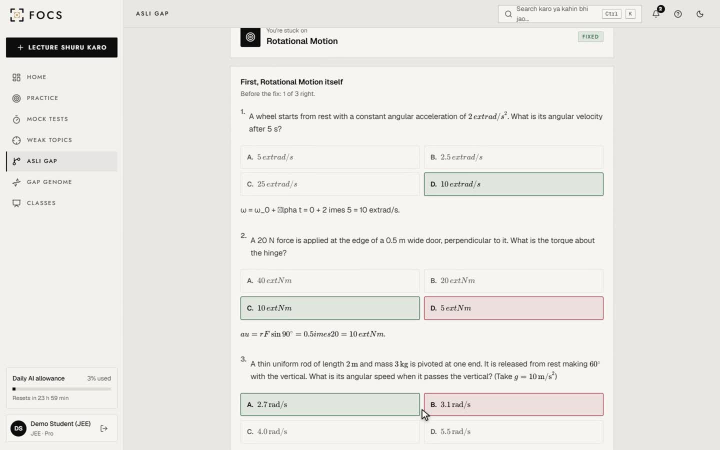
#> input picture pitch/buildathon/deck/img/chain.jpg, 1440 x 900 px (shown at 1/2 size); its folder holds only this picture in this run
$ python -i detector.py   (imports and definitions only)
#> lines starting #> are read from the running program, lines starting #| are printed output that depends on the picture; after the words box and inside, x2 and y2 are one past the last pixel; in counts of white or black regions, pixels touching at a corner belong together
"""Text-line detection.

Primary: PP-OCRv4 DBNet (bundled with rapidocr-onnxruntime, Apache-2.0).
Fallback: a morphology-based line finder that needs nothing but OpenCV.
"""
from __future__ import annotations

import logging

import cv2
import numpy as np

log = logging.getLogger("focs.ocr")


# [28 lines left out: functions order_boxes, crop_quad, not called in this run]


class DBNetDetector:
    name = "dbnet-ppocrv4"
    # Detect on a smaller copy; lines are still read at full resolution. On the real benchmark (59 lecture frames,
    # 2026-11-16, FocsOCR) 1024 px with PP-OCR's own 736 px cap and box_thresh 0.5 missed small and faint lines:
    # 1280 px uncapped with box_thresh 0.4 took CER from 29.7% to 25.2% (handwriting 58% -> 50%), for ~0.1 s a frame.
    # 1600 px read no better; box_thresh 0.3-0.4 were alike. Deskew, CLAHE and inverting dark boards didn't help.
    DETECT_SIDE = 1280
    BOX_THRESH = 0.4
    MAX_LINES = 40      # a busy frame can yield 100+ boxes; the biggest ones carry the board content

    # [24 lines left out: functions __init__, detect, not called in this run]


class MorphDetector:
    """Classical fallback: binarise, smear characters into line blobs, take bounding boxes."""

    name = "morphology"

    def detect(self, img: np.ndarray) -> list[np.ndarray]:
        gray = cv2.cvtColor(img, cv2.COLOR_RGB2GRAY) if img.ndim == 3 else img
        h, w = gray.shape
#> h = 900; w = 1440
        border = np.concatenate([gray[:5].ravel(), gray[-5:].ravel(), gray[:, :5].ravel(), gray[:, -5:].ravel()])
        if np.median(border) < 128:
            gray = 255 - gray
        gray = cv2.createCLAHE(clipLimit=2.0, tileGridSize=(8, 8)).apply(gray)
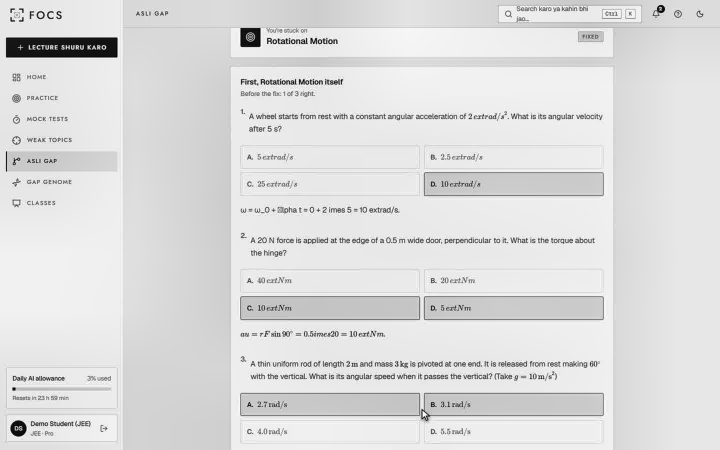
#> gray: shape (900, 1440) (shown at 1/2 size); min 1, max 255, mean 221
        binary = cv2.adaptiveThreshold(gray, 255, cv2.ADAPTIVE_THRESH_GAUSSIAN_C, cv2.THRESH_BINARY_INV, 31, 15)
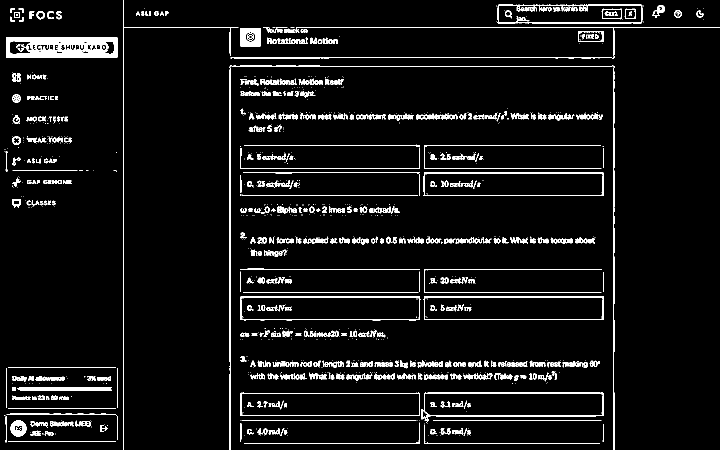
#> binary: shape (900, 1440) (shown at 1/2 size); 5.6% white; 1190 white regions (672 under 20 px), largest, box (x1, y1, x2, y2) and area: (12, 75, 235, 115) 6569, (458, 130, 1229, 900) 3099, (461, 54, 1440, 118) 2495
        k = max(9, w // 60)
#> k = 24
        smear = cv2.morphologyEx(binary, cv2.MORPH_CLOSE, cv2.getStructuringElement(cv2.MORPH_RECT, (k, 3)))
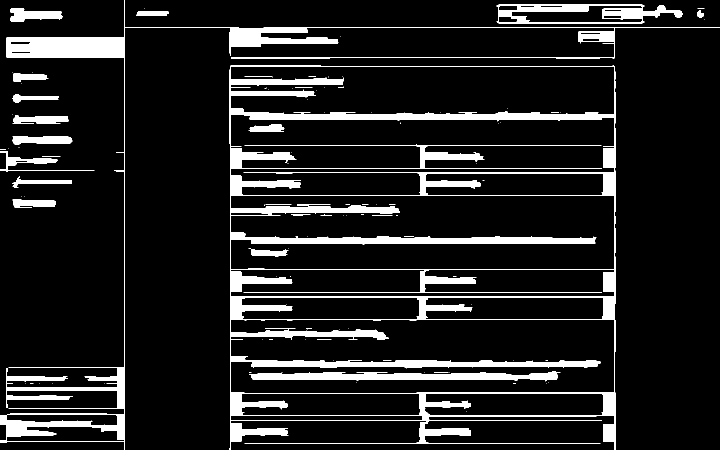
#> smear: shape (900, 1440) (shown at 1/2 size); 11.1% white; 104 white regions (77 under 20 px), largest, box (x1, y1, x2, y2) and area: (459, 130, 1231, 900) 86353, (0, 0, 1440, 900) 31065, (498, 742, 1121, 763) 7325
        smear = cv2.dilate(smear, cv2.getStructuringElement(cv2.MORPH_RECT, (3, 3)))
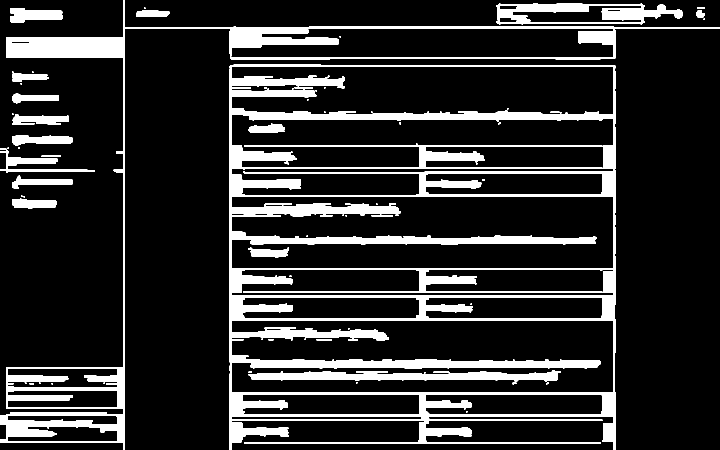
#> smear: shape (900, 1440) (shown at 1/2 size); 15.2% white; 87 white regions (47 under 20 px)
        contours, _ = cv2.findContours(smear, cv2.RETR_EXTERNAL, cv2.CHAIN_APPROX_SIMPLE)
#> contours = 26 contours, 10 with area under 20; largest, box (x1, y1, x2, y2) and area: (458, 129, 1232, 900) 552586, (0, 0, 1440, 900) 57326, (992, 7, 1366, 49) 12440, (20, 16, 126, 45) 2037, (0, 301, 190, 345) 1843
        boxes = []
        for c in contours:
            x, y, bw, bh = cv2.boundingRect(c)
            if bh < 8 or bw < 12 or bh > h * 0.4 or bw * bh < 150:
                continue
            pad = int(bh * 0.15)
            x0, y0 = max(0, x - pad), max(0, y - pad)
            x1, y1 = min(w, x + bw + pad), min(h, y + bh + pad)
            boxes.append(np.array([[x0, y0], [x1, y0], [x1, y1], [x0, y1]], dtype=np.float32))
#> this loop made 26 passes
#> (c, x, y, bw, bh) on passes 2, 3, 5, 7, 8, 9, 12, 14, 15, 18: ([[47, 392], [47, 394], [49, 394], [49, 392]], 47, 392, 3, 3), ([[42, 391], [42, 393], [44, 393], [44, 391]], 42, 391, 3, 3), ([[83, 311], [83, 313], [121, 313], [121, 311]], 83, 311, 39, 3), ([[0, 297], [0, 299], [12, 299], [12, 297]], 0, 297, 13, 3), ([[15, 295], [15, 297], [17, 297], [17, 295]], 15, 295, 3, 3), ([[36, 294], [36, 296], [39, 296], [39, 294]], 36, 294, 4, 3), ([[24, 227], [24, 229], [26, 229], [26, 227]], 24, 227, 3, 3), ([[41, 166], [41, 168], [43, 168], [43, 166]], 41, 166, 3, 3), ([[64, 143], [64, 145], [66, 145], [66, 143]], 64, 143, 3, 3), ([[679, 72], [679, 74], [681, 74], [681, 72]], 679, 72, 3, 3)
#> (x, y, bw, bh, pad, x0, y0, x1) on passes 1, 4, 6, 10, 11, 13: (24, 397, 89, 20, 3, 21, 394, 116), (24, 351, 121, 26, 3, 21, 348, 148), (0, 301, 190, 44, 6, 0, 295, 196), (24, 271, 122, 20, 3, 21, 268, 149), (24, 229, 114, 20, 3, 21, 226, 141), (24, 187, 94, 20, 3, 21, 184, 121)
#> after the loop, boxes = 11 items
        return boxes

>>> import cv2
>>> picture = cv2.cvtColor(cv2.imread('../../../../pitch/buildathon/deck/img/chain.jpg'), cv2.COLOR_BGR2RGB)
>>> result = MorphDetector().detect(picture)
#> result = 11 items

$ run again, on pitch/buildathon/deck/img/check.jpg
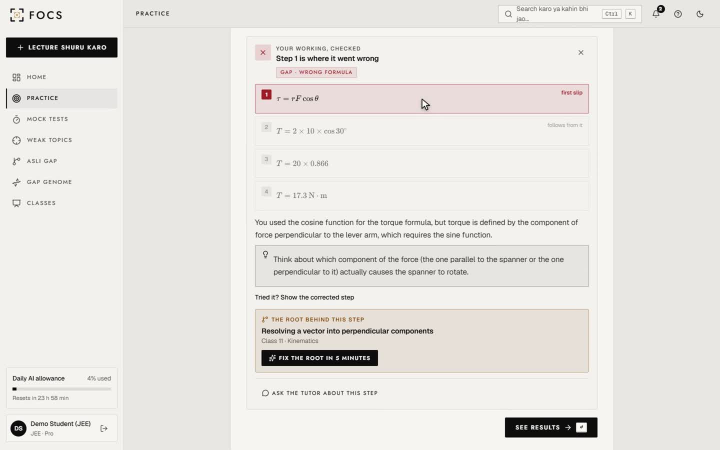
#> input picture pitch/buildathon/deck/img/check.jpg, 1440 x 900 px (shown at 1/2 size)
#> in detect, `binary = cv2.adaptiveThreshold(gray, 255, cv2.ADAPTIVE_THRESH_GAUSSIAN..`:
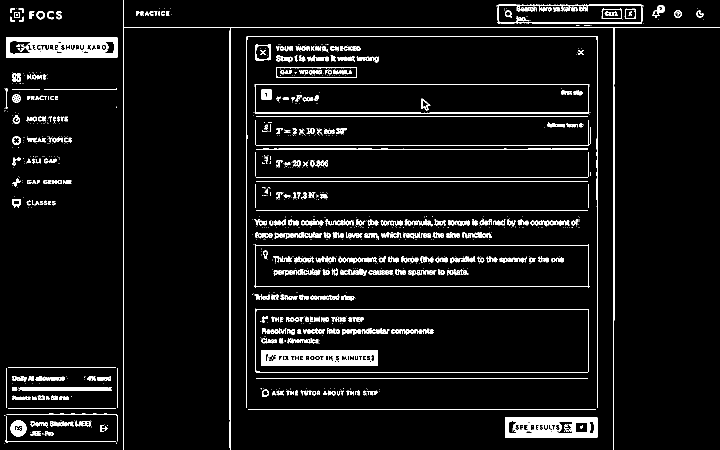
#> binary: shape (900, 1440) (shown at 1/2 size); 6% white; 1137 white regions (667 under 20 px), largest, box (x1, y1, x2, y2) and area: (12, 75, 235, 115) 6576, (523, 700, 756, 732) 6196, (247, 0, 1440, 900) 5491
#> in detect, `smear = cv2.dilate(smear, cv2.getStructuringElement(cv2.MORPH_RECT, (3..`:
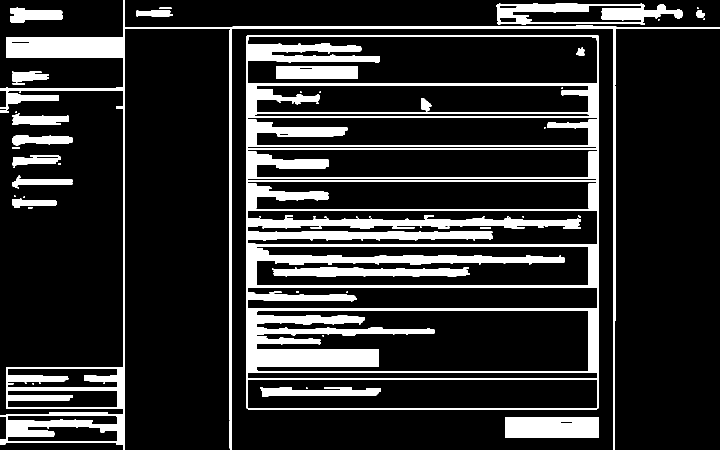
#> smear: shape (900, 1440) (shown at 1/2 size); 15.4% white; 69 white regions (38 under 20 px)
#> contours = 29 contours, 11 with area under 20; largest, box (x1, y1, x2, y2) and area: (493, 71, 1197, 820) 525826, (0, 0, 1440, 900) 55414, (992, 7, 1366, 49) 12437, (1010, 834, 1197, 876) 7626, (20, 15, 126, 45) 2075
#> the loop in detect, `for c in contours:` made 29 passes
#> (c, x, y, bw, bh) on passes 1, 3, 5, 6, 7, 9: ([[0, 886], [0, 888], [10, 888], [10, 886]], 0, 886, 11, 3), ([[56, 414], [56, 416], [64, 416], [64, 414]], 56, 414, 9, 3), ([[47, 393], [47, 395], [49, 395], [49, 393]], 47, 393, 3, 3), ([[28, 391], [28, 393], [30, 393], [30, 391]], 28, 391, 3, 3), ([[35, 374], [35, 376], [37, 376], [37, 374]], 35, 374, 3, 3), ([[27, 333], [27, 335], [29, 335], [29, 333]], 27, 333, 3, 3)
#> after the loop in detect, `for c in contours:`: boxes = 11 items

$ run again, on pitch/buildathon/deck/img/class.jpg
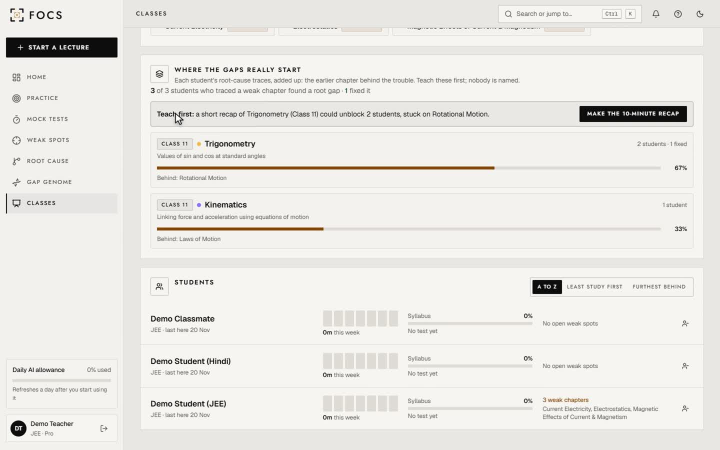
#> input picture pitch/buildathon/deck/img/class.jpg, 1440 x 900 px (shown at 1/2 size)
#> in detect, `binary = cv2.adaptiveThreshold(gray, 255, cv2.ADAPTIVE_THRESH_GAUSSIAN..`:
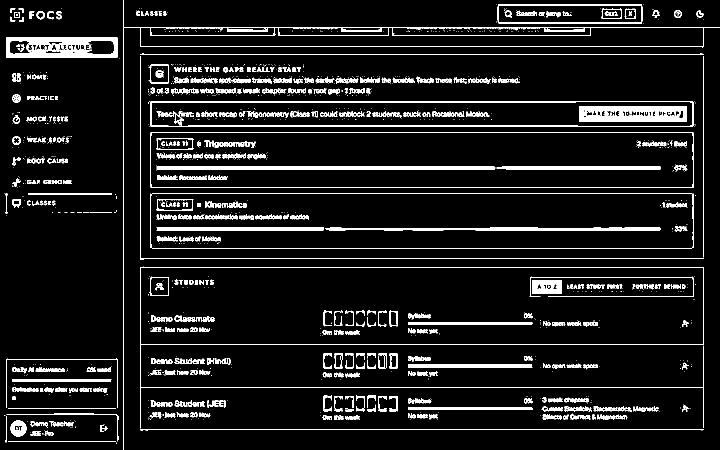
#> binary: shape (900, 1440) (shown at 1/2 size); 8% white; 1397 white regions (866 under 20 px), largest, box (x1, y1, x2, y2) and area: (247, 0, 1440, 900) 6376, (12, 75, 235, 115) 5722, (1159, 212, 1374, 244) 5686
#> in detect, `smear = cv2.dilate(smear, cv2.getStructuringElement(cv2.MORPH_RECT, (3..`:
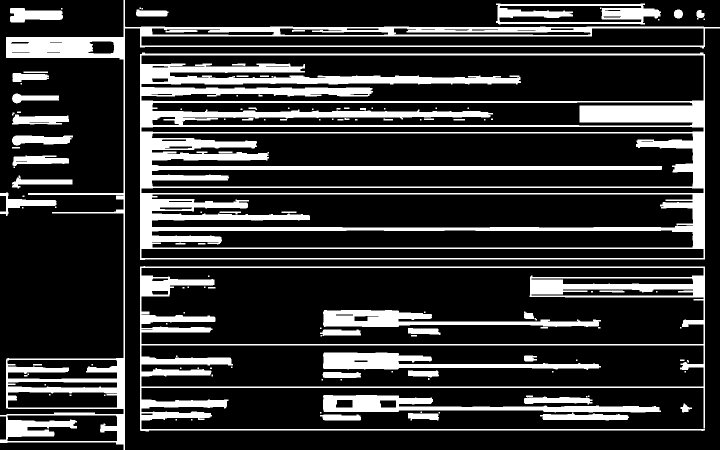
#> smear: shape (900, 1440) (shown at 1/2 size); 20.2% white; 133 white regions (70 under 20 px)
#> contours = 43 contours, 19 with area under 20; largest, box (x1, y1, x2, y2) and area: (280, 105, 1410, 520) 464046, (280, 532, 1410, 863) 279706, (0, 0, 1440, 900) 94154, (992, 7, 1322, 49) 11888, (646, 790, 1322, 825) 10034
#> the loop in detect, `for c in contours:` made 43 passes
#> (c, x, y, bw, bh) on passes 1, 2, 6, 7, 8, 11: ([[382, 838], [382, 840], [384, 840], [384, 838]], 382, 838, 3, 3), ([[351, 838], [351, 840], [353, 840], [353, 838]], 351, 838, 3, 3), ([[877, 824], [877, 826], [879, 826], [879, 824]], 877, 824, 3, 3), ([[640, 824], [640, 826], [642, 826], [642, 824]], 640, 824, 3, 3), ([[841, 823], [841, 825], [843, 825], [843, 823]], 841, 823, 3, 3), ([[1172, 792], [1172, 794], [1174, 794], [1174, 792]], 1172, 792, 3, 3)
#> after the loop in detect, `for c in contours:`: boxes = 19 items

$ run again, on pitch/buildathon/deck/img/exam.jpg
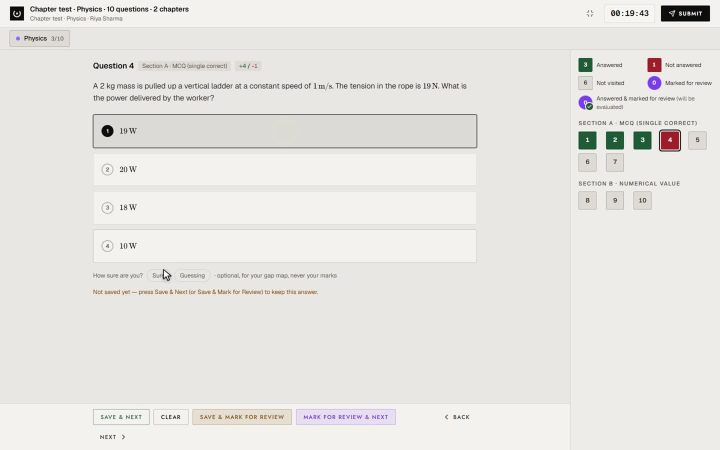
#> input picture pitch/buildathon/deck/img/exam.jpg, 1440 x 900 px (shown at 1/2 size)
#> in detect, `binary = cv2.adaptiveThreshold(gray, 255, cv2.ADAPTIVE_THRESH_GAUSSIAN..`:
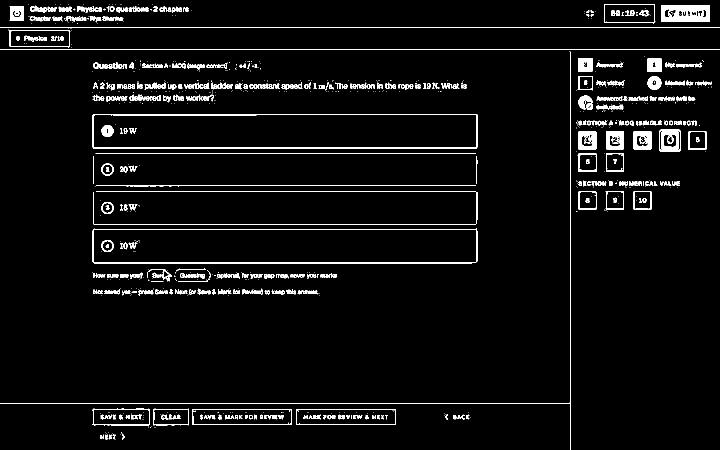
#> binary: shape (900, 1440) (shown at 1/2 size); 4.3% white; 887 white regions (527 under 20 px), largest, box (x1, y1, x2, y2) and area: (185, 228, 955, 297) 3646, (185, 456, 955, 527) 3315, (1322, 11, 1420, 43) 2502
#> in detect, `smear = cv2.dilate(smear, cv2.getStructuringElement(cv2.MORPH_RECT, (3..`:
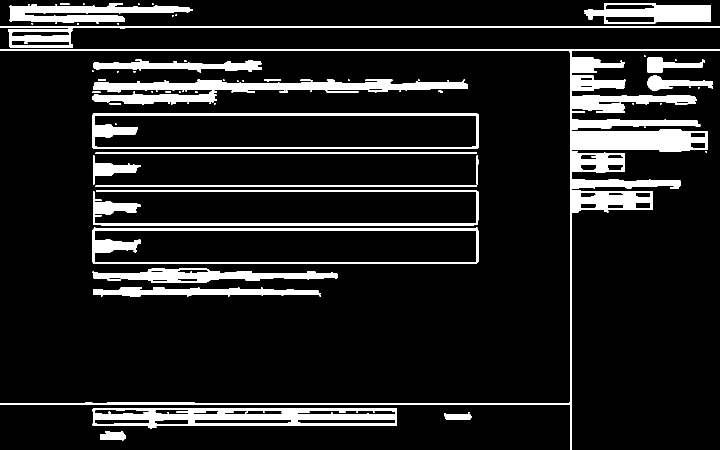
#> smear: shape (900, 1440) (shown at 1/2 size); 11.3% white; 102 white regions (57 under 20 px)
#> contours = 89 contours, 52 with area under 20; largest, box (x1, y1, x2, y2) and area: (185, 227, 957, 298) 53964, (185, 455, 957, 528) 53953, (0, 102, 1415, 900) 38856, (185, 816, 794, 857) 20351, (184, 159, 935, 209) 12930
#> the loop in detect, `for c in contours:` made 89 passes
#> (c, x, y, bw, bh) on passes 3, 5, 6, 7, 9, 10: ([[936, 824], [936, 826], [938, 826], [938, 824]], 936, 824, 3, 3), ([[639, 590], [639, 592], [641, 592], [641, 590]], 639, 590, 3, 3), ([[456, 590], [456, 592], [458, 592], [458, 590]], 456, 590, 3, 3), ([[202, 590], [202, 592], [204, 592], [204, 590]], 202, 590, 3, 3), ([[215, 558], [215, 560], [241, 560], [241, 558]], 215, 558, 27, 3), ([[614, 543], [614, 545], [630, 545], [630, 543]], 614, 543, 17, 3)
#> after the loop in detect, `for c in contours:`: boxes = 16 items
